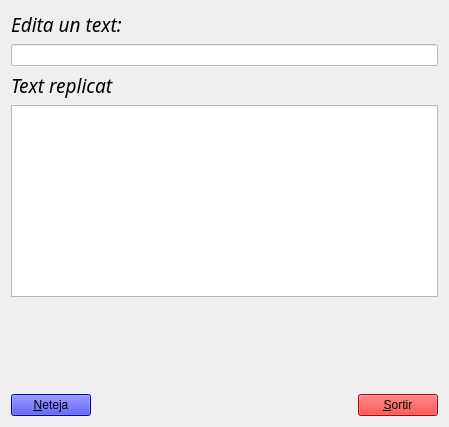
<?xml version="1.0" encoding="UTF-8"?>
<ui version="4.0">
 <class>MyForm</class>
 <widget class="QWidget" name="MyForm">
  <property name="geometry">
   <rect>
    <x>0</x>
    <y>0</y>
    <width>449</width>
    <height>427</height>
   </rect>
  </property>
  <property name="windowTitle">
   <string>Form</string>
  </property>
  <layout class="QHBoxLayout" name="horizontalLayout_2">
   <item>
    <layout class="QVBoxLayout" name="verticalLayout">
     <item>
      <widget class="QLabel" name="label">
       <property name="font">
        <font>
         <family>Ubuntu Light</family>
         <italic>true</italic>
        </font>
       </property>
       <property name="text">
        <string>&lt;html&gt;&lt;head/&gt;&lt;body&gt;&lt;p&gt;&lt;span style=&quot; font-size:14pt;&quot;&gt;Edita un text:&lt;/span&gt;&lt;/p&gt;&lt;/body&gt;&lt;/html&gt;</string>
       </property>
      </widget>
     </item>
     <item>
      <widget class="QLineEdit" name="lineEdit">
       <property name="styleSheet">
        <string notr="true">background-color:white</string>
       </property>
      </widget>
     </item>
     <item>
      <widget class="QLabel" name="label_2">
       <property name="font">
        <font>
         <family>Ubuntu Light</family>
         <italic>true</italic>
        </font>
       </property>
       <property name="text">
        <string>&lt;html&gt;&lt;head/&gt;&lt;body&gt;&lt;p&gt;&lt;span style=&quot; font-size:14pt;&quot;&gt;Text replicat&lt;/span&gt;&lt;/p&gt;&lt;/body&gt;&lt;/html&gt;</string>
       </property>
      </widget>
     </item>
     <item>
      <widget class="QTextEdit" name="textEdit">
       <property name="html">
        <string>&lt;!DOCTYPE HTML PUBLIC &quot;-//W3C//DTD HTML 4.0//EN&quot; &quot;http://www.w3.org/TR/REC-html40/strict.dtd&quot;&gt;
&lt;html&gt;&lt;head&gt;&lt;meta name=&quot;qrichtext&quot; content=&quot;1&quot; /&gt;&lt;style type=&quot;text/css&quot;&gt;
p, li { white-space: pre-wrap; }
&lt;/style&gt;&lt;/head&gt;&lt;body style=&quot; font-family:'Ubuntu'; font-size:10pt; font-weight:400; font-style:normal;&quot;&gt;
&lt;p style=&quot;-qt-paragraph-type:empty; margin-top:0px; margin-bottom:0px; margin-left:0px; margin-right:0px; -qt-block-indent:0; text-indent:0px;&quot;&gt;&lt;br /&gt;&lt;/p&gt;&lt;/body&gt;&lt;/html&gt;</string>
       </property>
      </widget>
     </item>
     <item>
      <spacer name="verticalSpacer">
       <property name="orientation">
        <enum>Qt::Vertical</enum>
       </property>
       <property name="sizeHint" stdset="0">
        <size>
         <width>20</width>
         <height>40</height>
        </size>
       </property>
      </spacer>
     </item>
     <item>
      <layout class="QHBoxLayout" name="horizontalLayout">
       <item>
        <widget class="QPushButton" name="pushButton">
         <property name="autoFillBackground">
          <bool>false</bool>
         </property>
         <property name="styleSheet">
          <string notr="true">background-color:blue</string>
         </property>
         <property name="text">
          <string>&amp;Neteja</string>
         </property>
        </widget>
       </item>
       <item>
        <spacer name="horizontalSpacer">
         <property name="orientation">
          <enum>Qt::Horizontal</enum>
         </property>
         <property name="sizeHint" stdset="0">
          <size>
           <width>40</width>
           <height>20</height>
          </size>
         </property>
        </spacer>
       </item>
       <item>
        <widget class="QPushButton" name="pushButton_2">
         <property name="styleSheet">
          <string notr="true">
background-color: rgb(255, 0, 0);</string>
         </property>
         <property name="text">
          <string>&amp;Sortir</string>
         </property>
        </widget>
       </item>
      </layout>
     </item>
    </layout>
   </item>
  </layout>
 </widget>
 <resources/>
 <connections>
  <connection>
   <sender>pushButton_2</sender>
   <signal>clicked()</signal>
   <receiver>MyForm</receiver>
   <slot>close()</slot>
   <hints>
    <hint type="sourcelabel">
     <x>335</x>
     <y>276</y>
    </hint>
    <hint type="destinationlabel">
     <x>385</x>
     <y>282</y>
    </hint>
   </hints>
  </connection>
  <connection>
   <sender>lineEdit</sender>
   <signal>textChanged(QString)</signal>
   <receiver>textEdit</receiver>
   <slot>setText(QString)</slot>
   <hints>
    <hint type="sourcelabel">
     <x>252</x>
     <y>95</y>
    </hint>
    <hint type="destinationlabel">
     <x>252</x>
     <y>178</y>
    </hint>
   </hints>
  </connection>
  <connection>
   <sender>pushButton</sender>
   <signal>clicked()</signal>
   <receiver>lineEdit</receiver>
   <slot>clear()</slot>
   <hints>
    <hint type="sourcelabel">
     <x>77</x>
     <y>269</y>
    </hint>
    <hint type="destinationlabel">
     <x>54</x>
     <y>89</y>
    </hint>
   </hints>
  </connection>
 </connections>
</ui>
